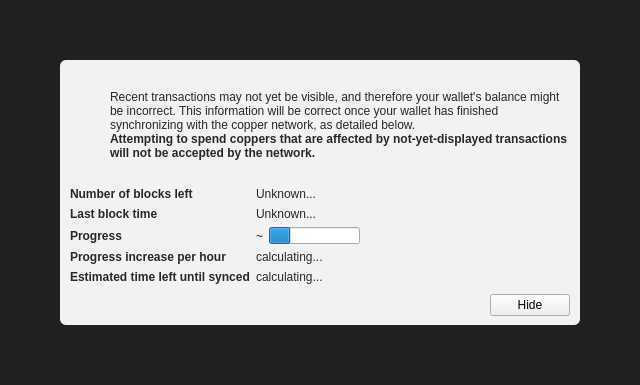
<?xml version="1.0" encoding="UTF-8"?>
<ui version="4.0">
 <class>ModalOverlay</class>
 <widget class="ModalOverlay" name="ModalOverlay">
  <property name="geometry">
   <rect>
    <x>0</x>
    <y>0</y>
    <width>640</width>
    <height>385</height>
   </rect>
  </property>
  <property name="windowTitle">
   <string>Form</string>
  </property>
  <layout class="QVBoxLayout" name="verticalLayout" stretch="0">
   <property name="sizeConstraint">
    <enum>QLayout::SetDefaultConstraint</enum>
   </property>
   <property name="leftMargin">
    <number>0</number>
   </property>
   <property name="topMargin">
    <number>0</number>
   </property>
   <property name="rightMargin">
    <number>0</number>
   </property>
   <property name="bottomMargin">
    <number>0</number>
   </property>
   <item>
    <widget class="QWidget" name="bgWidget" native="true">
     <property name="styleSheet">
      <string notr="true">#bgWidget { background: rgba(0,0,0,220); }</string>
     </property>
     <layout class="QVBoxLayout" name="verticalLayoutMain" stretch="1">
      <property name="leftMargin">
       <number>60</number>
      </property>
      <property name="topMargin">
       <number>60</number>
      </property>
      <property name="rightMargin">
       <number>60</number>
      </property>
      <property name="bottomMargin">
       <number>60</number>
      </property>
      <item>
       <widget class="QWidget" name="contentWidget" native="true">
        <property name="styleSheet">
         <string notr="true">#contentWidget { background: rgba(255,255,255,240); border-radius: 6px; }

QLabel { color: rgb(40,40,40);  }</string>
        </property>
        <layout class="QVBoxLayout" name="verticalLayoutSub" stretch="1,0,0,0">
         <property name="spacing">
          <number>0</number>
         </property>
         <property name="leftMargin">
          <number>10</number>
         </property>
         <property name="topMargin">
          <number>10</number>
         </property>
         <property name="rightMargin">
          <number>10</number>
         </property>
         <property name="bottomMargin">
          <number>10</number>
         </property>
         <item>
          <layout class="QHBoxLayout" name="horizontalLayoutIconText" stretch="0,1">
           <property name="topMargin">
            <number>20</number>
           </property>
           <item>
            <layout class="QVBoxLayout" name="verticalLayoutIcon">
             <property name="leftMargin">
              <number>0</number>
             </property>
             <item>
              <widget class="QPushButton" name="warningIcon">
               <property name="enabled">
                <bool>false</bool>
               </property>
               <property name="text">
                <string/>
               </property>
               <property name="icon">
                <iconset>
                 <normaloff>:/icons/warning</normaloff>
                 <disabledoff>:/icons/warning</disabledoff>:/icons/warning</iconset>
               </property>
               <property name="iconSize">
                <size>
                 <width>48</width>
                 <height>48</height>
                </size>
               </property>
               <property name="flat">
                <bool>true</bool>
               </property>
              </widget>
             </item>
             <item>
              <spacer name="verticalSpacerWarningIcon">
               <property name="orientation">
                <enum>Qt::Vertical</enum>
               </property>
               <property name="sizeHint" stdset="0">
                <size>
                 <width>20</width>
                 <height>40</height>
                </size>
               </property>
              </spacer>
             </item>
            </layout>
           </item>
           <item>
            <layout class="QVBoxLayout" name="verticalLayoutInfoText">
             <property name="leftMargin">
              <number>0</number>
             </property>
             <property name="topMargin">
              <number>0</number>
             </property>
             <item>
              <widget class="QLabel" name="infoText">
               <property name="text">
                <string>Recent transactions may not yet be visible, and therefore your wallet's balance might be incorrect. This information will be correct once your wallet has finished synchronizing with the copper network, as detailed below.</string>
               </property>
               <property name="textFormat">
                <enum>Qt::RichText</enum>
               </property>
               <property name="wordWrap">
                <bool>true</bool>
               </property>
              </widget>
             </item>
             <item>
              <widget class="QLabel" name="infoTextStrong">
               <property name="font">
                <font>
                 <weight>75</weight>
                 <bold>true</bold>
                </font>
               </property>
               <property name="text">
                <string>Attempting to spend coppers that are affected by not-yet-displayed transactions will not be accepted by the network.</string>
               </property>
               <property name="textFormat">
                <enum>Qt::RichText</enum>
               </property>
               <property name="wordWrap">
                <bool>true</bool>
               </property>
              </widget>
             </item>
             <item>
              <spacer name="verticalSpacerInTextSpace">
               <property name="orientation">
                <enum>Qt::Vertical</enum>
               </property>
               <property name="sizeHint" stdset="0">
                <size>
                 <width>20</width>
                 <height>40</height>
                </size>
               </property>
              </spacer>
             </item>
            </layout>
           </item>
          </layout>
         </item>
         <item>
          <spacer name="verticalSpacerAfterText">
           <property name="orientation">
            <enum>Qt::Vertical</enum>
           </property>
           <property name="sizeHint" stdset="0">
            <size>
             <width>20</width>
             <height>40</height>
            </size>
           </property>
          </spacer>
         </item>
         <item>
          <layout class="QFormLayout" name="formLayout">
           <property name="fieldGrowthPolicy">
            <enum>QFormLayout::FieldsStayAtSizeHint</enum>
           </property>
           <property name="horizontalSpacing">
            <number>6</number>
           </property>
           <property name="verticalSpacing">
            <number>6</number>
           </property>
           <property name="topMargin">
            <number>10</number>
           </property>
           <item row="0" column="0">
            <widget class="QLabel" name="labelNumberOfBlocksLeft">
             <property name="font">
              <font>
               <weight>75</weight>
               <bold>true</bold>
              </font>
             </property>
             <property name="text">
              <string>Number of blocks left</string>
             </property>
            </widget>
           </item>
           <item row="0" column="1">
            <widget class="QLabel" name="numberOfBlocksLeft">
             <property name="text">
              <string>Unknown...</string>
             </property>
            </widget>
           </item>
           <item row="1" column="0">
            <widget class="QLabel" name="labelLastBlockTime">
             <property name="font">
              <font>
               <weight>75</weight>
               <bold>true</bold>
              </font>
             </property>
             <property name="text">
              <string>Last block time</string>
             </property>
            </widget>
           </item>
           <item row="1" column="1">
            <widget class="QLabel" name="newestBlockDate">
             <property name="sizePolicy">
              <sizepolicy hsizetype="Maximum" vsizetype="Preferred">
               <horstretch>0</horstretch>
               <verstretch>0</verstretch>
              </sizepolicy>
             </property>
             <property name="text">
              <string>Unknown...</string>
             </property>
            </widget>
           </item>
           <item row="2" column="0">
            <widget class="QLabel" name="labelSyncDone">
             <property name="font">
              <font>
               <weight>75</weight>
               <bold>true</bold>
              </font>
             </property>
             <property name="text">
              <string>Progress</string>
             </property>
            </widget>
           </item>
           <item row="2" column="1">
            <layout class="QHBoxLayout" name="horizontalLayoutSync" stretch="0,1">
             <item>
              <widget class="QLabel" name="percentageProgress">
               <property name="text">
                <string notr="true">~</string>
               </property>
              </widget>
             </item>
             <item>
              <widget class="QProgressBar" name="progressBar">
               <property name="value">
                <number>24</number>
               </property>
               <property name="format">
                <string/>
               </property>
              </widget>
             </item>
            </layout>
           </item>
           <item row="4" column="0">
            <widget class="QLabel" name="labelProgressIncrease">
             <property name="font">
              <font>
               <weight>75</weight>
               <bold>true</bold>
              </font>
             </property>
             <property name="text">
              <string>Progress increase per hour</string>
             </property>
            </widget>
           </item>
           <item row="4" column="1">
            <widget class="QLabel" name="progressIncreasePerH">
             <property name="text">
              <string>calculating...</string>
             </property>
            </widget>
           </item>
           <item row="5" column="0">
            <widget class="QLabel" name="labelEstimatedTimeLeft">
             <property name="font">
              <font>
               <weight>75</weight>
               <bold>true</bold>
              </font>
             </property>
             <property name="text">
              <string>Estimated time left until synced</string>
             </property>
            </widget>
           </item>
           <item row="5" column="1">
            <widget class="QLabel" name="expectedTimeLeft">
             <property name="text">
              <string>calculating...</string>
             </property>
            </widget>
           </item>
          </layout>
         </item>
         <item>
          <layout class="QHBoxLayout" name="horizontalLayoutButtons">
           <property name="leftMargin">
            <number>10</number>
           </property>
           <property name="topMargin">
            <number>10</number>
           </property>
           <item>
            <spacer name="horizontalSpacer">
             <property name="orientation">
              <enum>Qt::Horizontal</enum>
             </property>
             <property name="sizeHint" stdset="0">
              <size>
               <width>40</width>
               <height>20</height>
              </size>
             </property>
            </spacer>
           </item>
           <item>
            <widget class="QPushButton" name="closeButton">
             <property name="text">
              <string>Hide</string>
             </property>
            </widget>
           </item>
          </layout>
         </item>
        </layout>
       </widget>
      </item>
     </layout>
    </widget>
   </item>
  </layout>
 </widget>
 <customwidgets>
  <customwidget>
   <class>ModalOverlay</class>
   <extends>QWidget</extends>
   <header>modaloverlay.h</header>
   <container>1</container>
  </customwidget>
 </customwidgets>
 <resources/>
 <connections/>
</ui>
